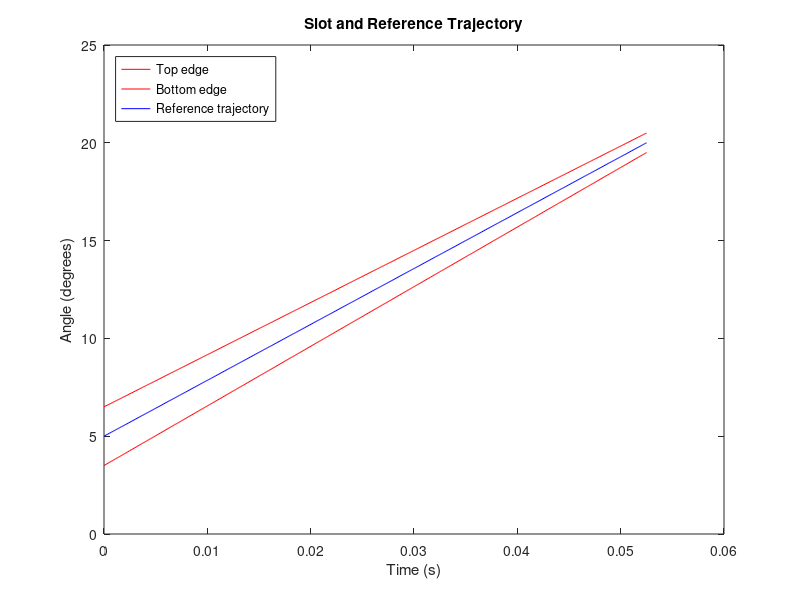

Write the MATLAB code that produced this figure.
% Define parameters
Tss = 0.35; % single support paretic stance duration in seconds
T1 = 0.15 * Tss; % 15% of Tss
fs = 10e3; % sampling frequency in Hz
N = round(T1 * fs); % number of samples
t = linspace(0, T1, N); % time vector
theta_i = 5; % initial angle in degrees
theta_f = 20; % final angle in degrees
b0 = 3; % initial slot height in degrees
b11 = 1; % final slot height in degrees

% Commanded reference trajectory (straight line)
theta_ref = linspace(theta_i, theta_f, N);

% Calculate top and bottom edge trajectories of the slot
b = linspace(b0, b11, N); % slot height decreases linearly
t_edge = theta_ref + b/2; % top edge of the slot
b_edge = theta_ref - b/2; % bottom edge of the slot

% Plot the slot and reference trajectory
figure;
plot(t, t_edge, 'r', t, b_edge, 'r', t, theta_ref, 'b');
legend('Top edge', 'Bottom edge', 'Reference trajectory', 'Location','northwest');
xlabel('Time (s)');
ylabel('Angle (degrees)');
title('Slot and Reference Trajectory')

% Absolute positions of the top and bottom edges of the slot at 20 ms
i_20ms = round(20e-3 * fs); % index corresponding to 20 ms
t_edge_20ms = t_edge(i_20ms);
b_edge_20ms = b_edge(i_20ms);
fprintf('At 20 ms, the top edge is at %.2f degrees and the bottom edge is at %.2f degrees.\n', t_edge_20ms, b_edge_20ms);
